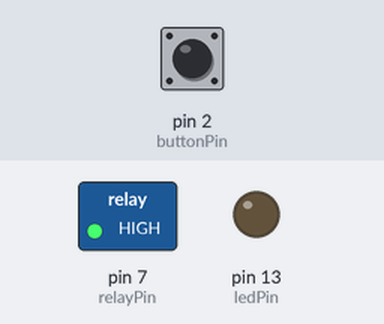
Simulated run of this sketch. Board: Arduino Uno, built with avr-gcc and run on an emulated ATmega328P. Parts: switched loads named in the sketch (green lamp = pin HIGH), output pins drawn as LEDs (lit = HIGH). Inputs (shaded band) come from the test bench; at power-on: pin 2 (buttonPin) LOW.

Above: at 1.2 s.
1.3 s: pin 2 (buttonPin) pulled HIGH for 0.15 s
At 1.37 s:
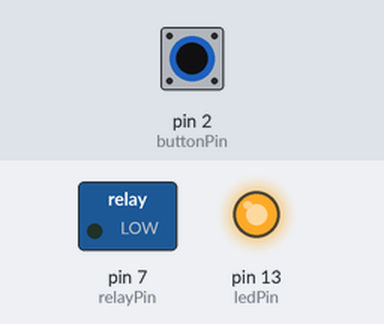
2.9 s: pin 2 (buttonPin) pulled HIGH for 3.2 s
At 7.0 s:
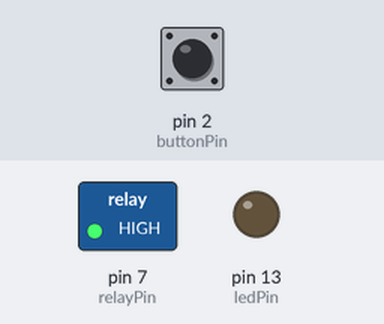
Timing chart, 0 to 8.5 s (numbered marks = the images above; inputs shaded):
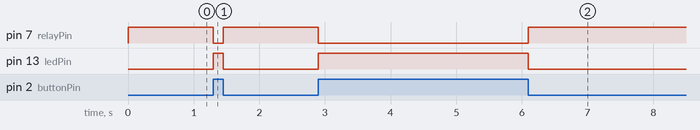

The sketch:

SimpleRelayWithButton.ino
```cpp
const int buttonPin = 2;     // the number of the pushbutton pin
const int ledPin =  13;      // the number of the LED pin
const int relayPin = 7;      // the number of the relay pin

int buttonState = 0;         // variable for reading the pushbutton status

void setup() {
  // initialize the LED pin as an output:
  pinMode(ledPin, OUTPUT);
  // initialize the pushbutton pin as an input:
  pinMode(buttonPin, INPUT);
  // initialize the LED pin as an output:
  pinMode(relayPin, OUTPUT);
}

void loop(){
  // read the state of the pushbutton value:
  buttonState = digitalRead(buttonPin);

  // check if the pushbutton is pressed.
  // if it is, the buttonState is HIGH:
  if (buttonState == HIGH) {
    // turn LED ON:
    digitalWrite(ledPin, HIGH);
    // turn relay ON:
    digitalWrite(relayPin, LOW);
  }
  else {
    // turn relay OFF:
    digitalWrite(relayPin, HIGH);
    // turn LED OFF:
    digitalWrite(ledPin, LOW);
  }
}
```

Measured:
- after the input at 1.3 s, pin 7 (relayPin): HIGH → LOW at once, → HIGH 0.15 s later; pin 13 (ledPin): LOW → HIGH at once, → LOW 0.15 s later
- after the input at 2.9 s, pin 7 (relayPin): HIGH → LOW at once, → HIGH 3.2 s later; pin 13 (ledPin): LOW → HIGH at once, → LOW 3.2 s later
